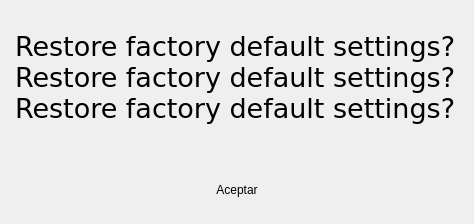
<?xml version="1.0" encoding="UTF-8"?>
<ui version="4.0">
 <class>ConfirmDialog</class>
 <widget class="QDialog" name="ConfirmDialog">
  <property name="geometry">
   <rect>
    <x>0</x>
    <y>0</y>
    <width>474</width>
    <height>224</height>
   </rect>
  </property>
  <property name="windowTitle">
   <string>Dialog</string>
  </property>
  <property name="styleSheet">
   <string notr="true"/>
  </property>
  <layout class="QVBoxLayout" name="verticalLayout_2">
   <property name="spacing">
    <number>0</number>
   </property>
   <property name="margin">
    <number>0</number>
   </property>
   <item>
    <widget class="QFrame" name="bg">
     <property name="styleSheet">
      <string notr="true"/>
     </property>
     <layout class="QVBoxLayout" name="verticalLayout">
      <property name="spacing">
       <number>0</number>
      </property>
      <property name="margin">
       <number>0</number>
      </property>
      <item>
       <layout class="QHBoxLayout" name="horizontalLayout_2">
        <property name="spacing">
         <number>0</number>
        </property>
        <property name="leftMargin">
         <number>15</number>
        </property>
        <property name="rightMargin">
         <number>10</number>
        </property>
        <item>
         <widget class="QLabel" name="text">
          <property name="font">
           <font>
            <family>DejaVu Sans</family>
            <pointsize>20</pointsize>
           </font>
          </property>
          <property name="styleSheet">
           <string notr="true"/>
          </property>
          <property name="text">
           <string>Restore factory default settings?  Restore factory default settings? Restore factory default settings?  </string>
          </property>
          <property name="textFormat">
           <enum>Qt::AutoText</enum>
          </property>
          <property name="alignment">
           <set>Qt::AlignLeading|Qt::AlignLeft|Qt::AlignVCenter</set>
          </property>
          <property name="wordWrap">
           <bool>true</bool>
          </property>
         </widget>
        </item>
       </layout>
      </item>
      <item>
       <widget class="QFrame" name="footerPopup">
        <property name="sizePolicy">
         <sizepolicy hsizetype="Preferred" vsizetype="Fixed">
          <horstretch>0</horstretch>
          <verstretch>0</verstretch>
         </sizepolicy>
        </property>
        <layout class="QHBoxLayout" name="horizontalLayout">
         <property name="spacing">
          <number>10</number>
         </property>
         <property name="margin">
          <number>10</number>
         </property>
         <item>
          <spacer name="horizontalSpacer">
           <property name="orientation">
            <enum>Qt::Horizontal</enum>
           </property>
           <property name="sizeType">
            <enum>QSizePolicy::Expanding</enum>
           </property>
           <property name="sizeHint" stdset="0">
            <size>
             <width>40</width>
             <height>20</height>
            </size>
           </property>
          </spacer>
         </item>
         <item>
          <widget class="SilentQPushButton" name="ok">
           <property name="sizePolicy">
            <sizepolicy hsizetype="Fixed" vsizetype="Fixed">
             <horstretch>0</horstretch>
             <verstretch>0</verstretch>
            </sizepolicy>
           </property>
           <property name="minimumSize">
            <size>
             <width>164</width>
             <height>49</height>
            </size>
           </property>
           <property name="maximumSize">
            <size>
             <width>164</width>
             <height>49</height>
            </size>
           </property>
           <property name="focusPolicy">
            <enum>Qt::NoFocus</enum>
           </property>
           <property name="styleSheet">
            <string notr="true"/>
           </property>
           <property name="text">
            <string>Aceptar</string>
           </property>
           <property name="iconSize">
            <size>
             <width>112</width>
             <height>60</height>
            </size>
           </property>
           <property name="autoDefault">
            <bool>false</bool>
           </property>
           <property name="flat">
            <bool>true</bool>
           </property>
          </widget>
         </item>
         <item>
          <spacer name="horizontalSpacer_2">
           <property name="orientation">
            <enum>Qt::Horizontal</enum>
           </property>
           <property name="sizeHint" stdset="0">
            <size>
             <width>40</width>
             <height>20</height>
            </size>
           </property>
          </spacer>
         </item>
        </layout>
       </widget>
      </item>
     </layout>
    </widget>
   </item>
  </layout>
 </widget>
 <customwidgets>
  <customwidget>
   <class>SilentQPushButton</class>
   <extends>QPushButton</extends>
   <header>SilentQPushButton.h</header>
  </customwidget>
 </customwidgets>
 <resources/>
 <connections/>
</ui>
